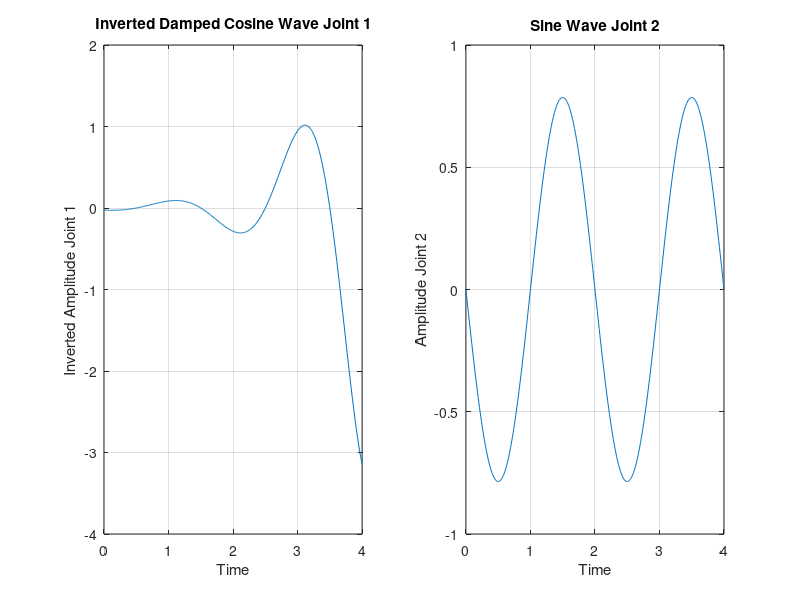

The MATLAB source for this figure:
%% SYSTEM POSITION TRAJECTORY GENERATION
% This code generates a csv file 'inverted_damped_cosine_wave' that has
% columns for joint 1 positions, joint 2 positions and timesteps. 
% The remainder of trajectory is calculated through running the traj5.m
% file. 

%% trajectory_data_18
%Parameters
lambda1 = 1.2;            % Adjust decay
omega1 = 2*pi/2;         % Adjust number of oscillationsc
phi1 = pi;          

lambda2 = 3;            % Adjust decay
omega2 = 2*pi/2;         % Adjust number of oscillations
phi2 = pi;
% Time array
t = linspace(0, 4,400)';

% Function
y1 = pi * exp(-lambda1 * t) .* cos(omega1 * t + phi1);
y2 = pi/4* sin(omega2 * t + phi2);

%% trajectory_data_17
% %Parameters
% lambda1 = 1.2;            % Adjust decay
% omega1 = 6*pi/2;         % Adjust number of oscillationsc
% phi1 = pi;          
% 
% lambda2 = 3;            % Adjust decay
% omega2 = 6*pi/2;         % Adjust number of oscillations
% phi2 = pi;
% % Time array
% t = linspace(0, 4,400)';
% 
% % Function
% y1 = pi * exp(-lambda1 * t) .* cos(omega1 * t + phi1);
% y2 = 0*pi/4* sin(omega2 * t + phi2);

%% trajectory_data_13
% %Parameters
% lambda1 = 1.2;            % Adjust decay
% omega1 = 6*pi/2;         % Adjust number of oscillationsc
% phi1 = pi;          
% 
% lambda2 = 3;            % Adjust decay
% omega2 = 6*pi/2;         % Adjust number of oscillations
% phi2 = pi;
% % Time array
% t = linspace(0, 4,400)';
% 
% % Function
% y1 = pi * exp(-lambda1 * t) .* cos(omega1 * t + phi1);
% y2 = pi/4* sin(omega2 * t + phi2);

%% trajectory_data_11 & 12
% %Parameters
% lambda1 = 3;            % Adjust decay
% omega1 = 3*pi/2;         % Adjust number of oscillationsc
% phi1 = pi;          
% 
% lambda2 = 3;            % Adjust decay
% omega2 = 3*pi/2;         % Adjust number of oscillations
% phi2 = pi;
% % Time array
% t = linspace(0, 2,200)';
% 
% % Function
% y1 = pi * exp(-lambda1 * t) .* cos(omega1 * t + phi1);
% y2 = pi/4* sin(omega2 * t + phi2);

%% trajectory_data_09
% % Parameters
% lambda1 = 4;            % Adjust decay
% omega1 = pi/2;         % Adjust number of oscillationsc
% phi1 = pi;          
% 
% lambda2 = 0;            % Adjust decay
% omega2 = pi/2;         % Adjust number of oscillations
% phi2 = pi;
% % Time array
% t = linspace(0, 1, 500)';
% 
% % Function
% y1 = pi * exp(-lambda1 * t) .* cos(omega1 * t + phi1);
% y2 = 0*pi/8* sin(omega2 * t + phi2);

% trajectory_data_10
% %Parameters
% lambda1 = 0.5;            % Adjust decay
% omega1 = 7*pi/5;         % Adjust number of oscillationsc
% phi1 = pi;          
% 
% lambda2 = 3;            % Adjust decay
% omega2 = 7*pi/5;         % Adjust number of oscillations
% phi2 = pi;
% % Time array
% t = linspace(0, 5,500)';
% 
% % Function
% y1 = pi * exp(-lambda1 * t) .* cos(omega1 * t + phi1);
% y2 = pi/6* sin(omega2 * t + phi2);

%% SECTION 2
% Invert y values
y1_inverted = flipud(y1);

% Create a matrix with time and inverted y values
data = [t, y1_inverted, y2];

% Write the matrix to a CSV file
csvwrite('inverted_damped_cosine_wave.csv', data);

% Plot
figure
subplot(1,2,1)
plot(t, y1_inverted)
xlabel('Time')
ylabel('Inverted Amplitude Joint 1')
title('Inverted Damped Cosine Wave Joint 1')
grid on;

% Plot
subplot(1,2,2)
plot(t, y2)
xlabel('Time')
ylabel('Amplitude Joint 2')
title('Sine Wave Joint 2')
grid on;
